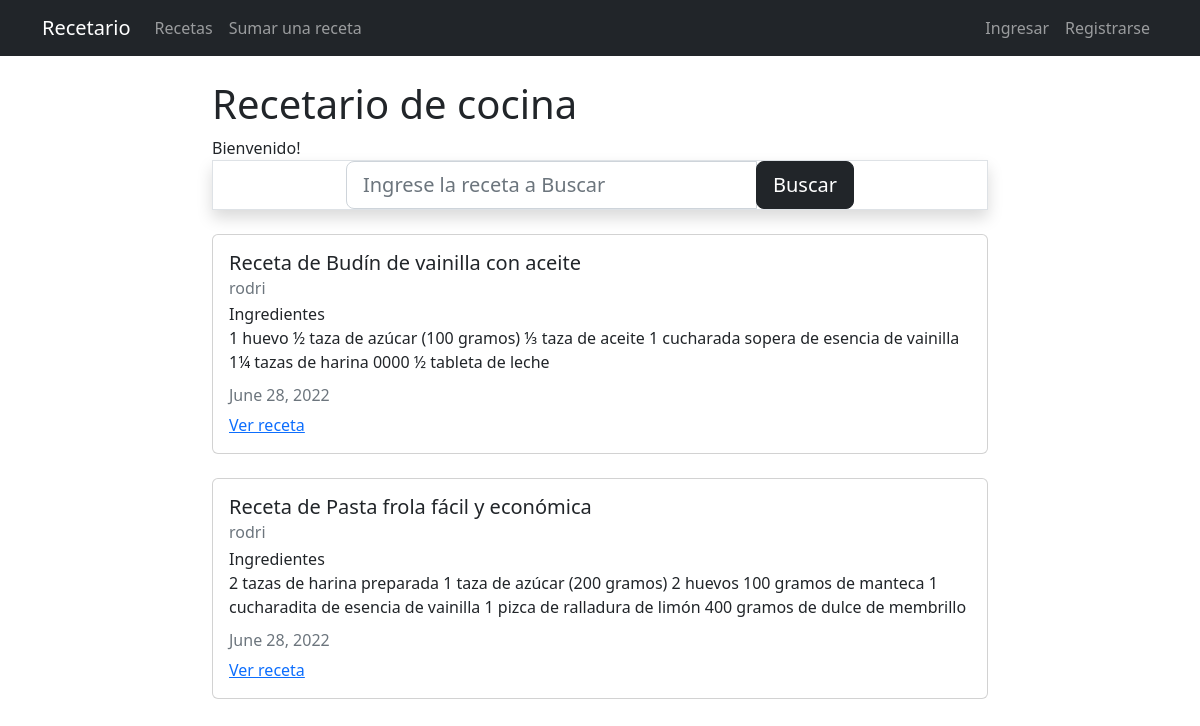
The page / on the database its author committed.
### Recetario/config/recipes/models.py (models this page shows)
class Recipe(models.Model):
   CATEGORIES = [
       ('Dulce', 'Dulce'),
       ('Salado', 'Salado'),
       ('Vegetariano', 'Vegetariano'),
       ('Desayunos', 'Desayunos'),
       ('Sopas', 'Sopas'),
   ]
   title = models.CharField(max_length=100)
   categoria = models.CharField(max_length=512, choices=CATEGORIES)
   ingredientes = models.TextField()
   description = models.TextField()
   author = models.ForeignKey(User, on_delete=models.CASCADE)
   image = models.ImageField( upload_to='files\archivos' )
   created_at = models.DateTimeField(auto_now_add=True)
   updated_at = models.DateTimeField(auto_now=True)

### Recetario/config/recipes/views.py (the view)
# urls.py: path('', views.RecipeListView.as_view(), name="recipes-home"),
class RecipeListView(ListView):
  model = models.Recipe
  template_name = 'recipes/home.html'
  context_object_name = 'recipes'

### Recetario/config/recipes/templates/recipes/home.html (shortened to what this page needs)
{% extends "recipes/base.html" %}
{% block content %}
<h1>Recetario de cocina</h1>
<a>Bienvenido!</a>
<div class="jumbotron border shadow">
  <div class="row">
      <div class="col-md-8 offset-2">
          <form>
              <div class="input-group">
                  <input name="q" type="text" placeholder="Ingrese la receta a Buscar" class="form-control form-control-lg" />
                  <div class="input-group-append">
                      <button class="btn btn-dark btn-lg">Buscar</button>
                  </div>
              </div>
          </form>
      </div>
  </div>
</div>
{% for recipes in recipes %}
<div class="card my-4">
  <div class="card-body">
    <h5 class="card-title">{{ recipes.title }}</h5>
    <h6 class="card-subtitle mb-2 text-muted">{{ recipes.author }}</h6>
    Ingredientes
    <p class="card-text">{{ recipes.ingredientes }}</p>
    <h6 class="card-subtitle mb-2 text-muted">
      {{ recipes.updated_at|date:"F d, Y" }}
    </h6>
    <a href="{% url 'recipes-detail' recipes.pk %}" class="card-link">Ver receta</a>
  </div>
</div>
{% endfor %}
{% endblock content %}

### Recetario/config/recipes/templates/recipes/base.html (shortened to what this page needs)
<!DOCTYPE html>
<html lang="en">
  <head>
    <link
      href="https://cdn.jsdelivr.net/npm/bootstrap@5.2.0-beta1/dist/css/bootstrap.min.css"
      rel="stylesheet"
    />
  </head>
  <body>
    <nav class="navbar navbar-expand-lg navbar-dark bg-dark">
      <div class="container">
        <a class="navbar-brand" href="{% url 'recipes-home' %}">Recetario</a>
        <div class="collapse navbar-collapse" id="navbarNav">
          <ul class="navbar-nav">
            <li class="nav-item">
              <a
                class="nav-link"
                aria-current="page"
                href="{% url 'recipes-home' %}"
                >Recetas</a
              >
            </li>
            <li class="nav-item">
              <a class="nav-link" href="{% url 'recipes-create' %}">Sumar una receta</a>
            </li>
          </ul>
        </div>
        <div class="navbar-nav">
          {% if user.is_authenticated %}
          <a class="nav-item nav-link" href="{% url 'user-profile' %}"
            >Mi perfil</a
          >
          <a class="nav-item nav-link" href="{% url 'user-logout' %}">Salir</a>
          {% else %}
          <a class="nav-item nav-link" href="{% url 'user-login' %}">Ingresar</a>
          <a class="nav-item nav-link" href="{% url 'user-register' %}"
            >Registrarse</a
          >
          {% endif %}
        </div>
      </div>
    </nav>
    <div class="container mt-4 col-8">
       {% block content %} {% endblock %}
    </div>
  </body>
</html>

### rows shown on the page
Recipe: title "Receta de Budín de vainilla con aceite", author "rodri", ingredientes "1 huevo ½ taza de azúcar (100 gramos) ⅓ taza de aceite 1 cucharada sopera de esencia de vainilla 1¼ tazas de harina 0000 ½ tableta de leche", updated_at "June 28, 2022"
Recipe: title "Receta de Pasta frola fácil y económica", author "rodri", ingredientes "2 tazas de harina preparada 1 taza de azúcar (200 gramos) 2 huevos 100 gramos de manteca 1 cucharadita de esencia de vainilla 1 pizca de ralladura de limón 400 gramos de dulce de membrillo", updated_at "June 28, 2022"
